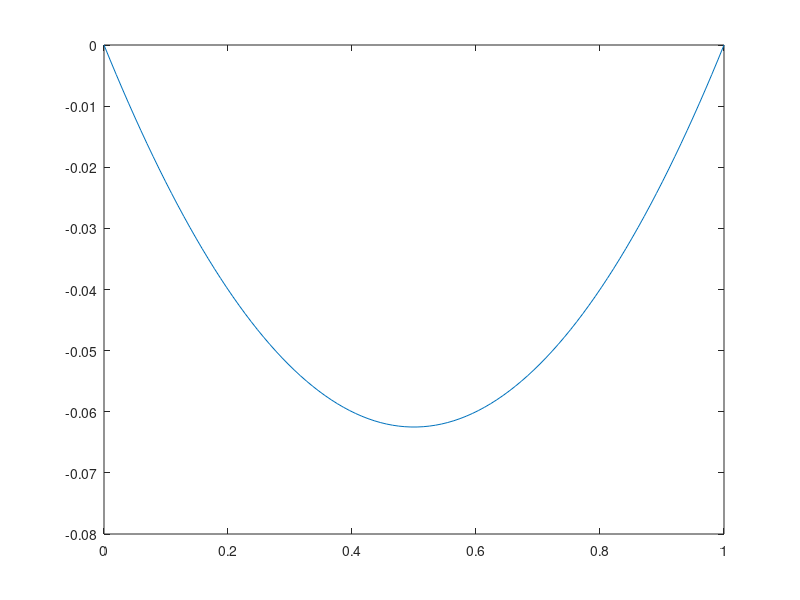
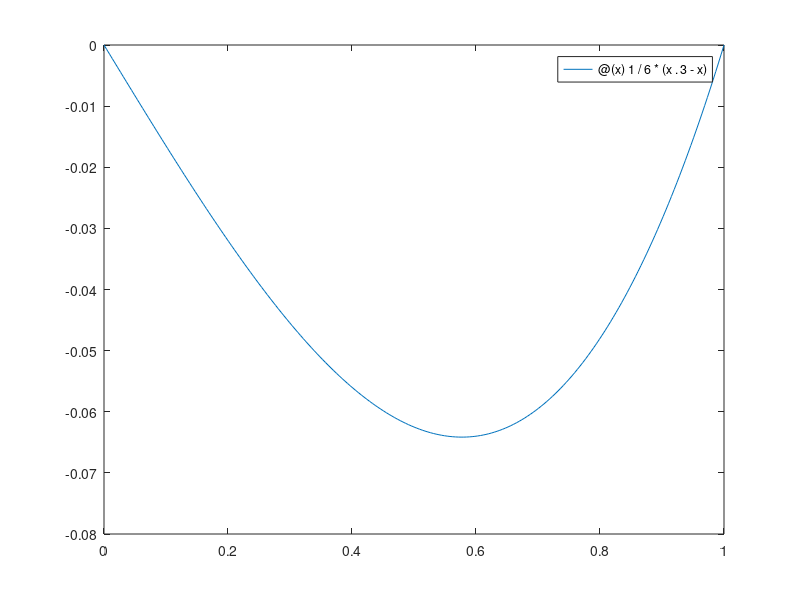

The MATLAB source for these figures, in order:
clear all;
close all;
%% f
n = 100;
e = ones(n,1);
A = spdiags([e -2*e e],-1:1,n,n);
b = 1;
a = 0;
h = (b-a)/(n+1);

u0 = 0; uf = 0;
b_vec = 1/2*h.^2*ones(n,1);
b_vec(1) = b_vec(1)+u0;
b_vec(end) = b_vec(end)+uf;

u = A\b_vec;
u = [u0 u' uf];
x = 0:h:1;
plot(x,u)
%%
f = @(x) 1/6*(x.^3-x);
figure;
fplot(f,[0 1])
